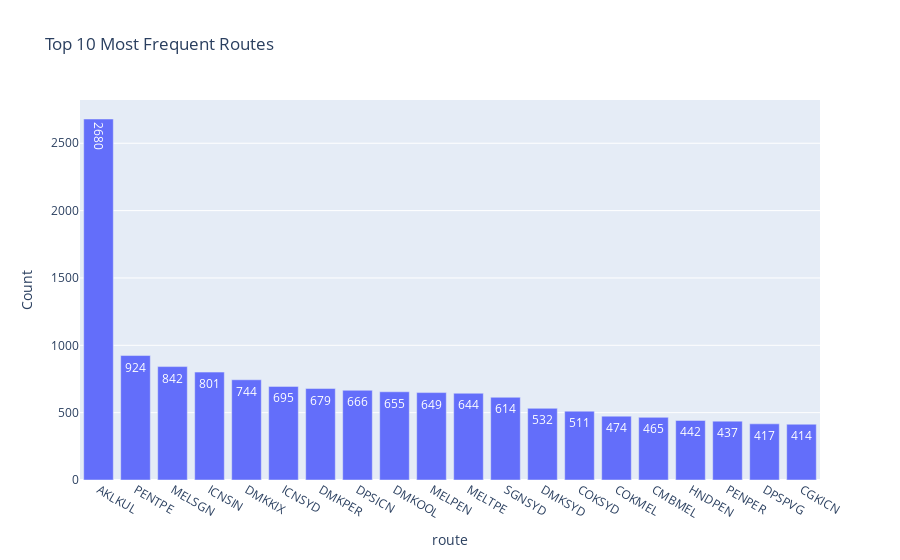
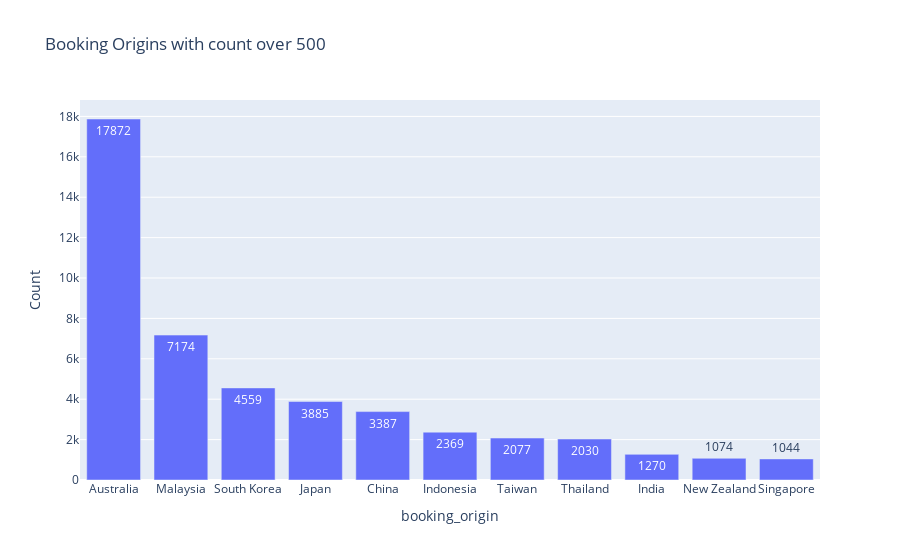

The code cell stored with these charts, in order, in its notebook:
### Code cell
# Plot top 10 routes
top_routes = df['route'].value_counts().nlargest(20).reset_index()
top_routes.columns = ['route', 'Count']
fig = px.bar(top_routes, x='route', y='Count', text='Count', title='Top 10 Most Frequent Routes')
fig.show()

# Plot top 10 booking origins
top_origins = df['booking_origin'].value_counts().reset_index()
top_origins.columns = ['booking_origin', 'Count']

top_origins = top_origins[top_origins['Count']>500]
fig = px.bar(top_origins, x='booking_origin', y='Count', text='Count', title='Booking Origins with count over 500')
fig.show()

### Figure 1 — Plotly figure (JSON) as saved in the notebook; plotly's stock layout.template omitted (floating-point values rounded to 4 significant figures)
{"data": [{"alignmentgroup": "True", "hovertemplate": "route=%{x}<br>Count=%{text}<extra></extra>", "legendgroup": "", "marker": {"color": "#636efa", "pattern": {"shape": ""}}, "name": "", "offsetgroup": "", "orientation": "v", "showlegend": false, "text": [2680, 924, 842, 801, 744, 695, 679, 666, 655, 649, 644, 614, 532, 511, 474, 465, 442, 437, 417, 414], "textposition": "auto", "type": "bar", "x": ["AKLKUL", "PENTPE", "MELSGN", "ICNSIN", "DMKKIX", "ICNSYD", "DMKPER", "DPSICN", "DMKOOL", "MELPEN", "MELTPE", "SGNSYD", "DMKSYD", "COKSYD", "COKMEL", "CMBMEL", "HNDPEN", "PENPER", "DPSPVG", "CGKICN"], "xaxis": "x", "y": [2680, 924, 842, 801, 744, 695, 679, 666, 655, 649, 644, 614, 532, 511, 474, 465, 442, 437, 417, 414], "yaxis": "y"}], "layout": {"barmode": "relative", "legend": {"tracegroupgap": 0}, "title": {"text": "Top 10 Most Frequent Routes"}, "xaxis": {"anchor": "y", "domain": [0, 1], "title": {"text": "route"}}, "yaxis": {"anchor": "x", "domain": [0, 1], "title": {"text": "Count"}}}}

### Figure 2 — Plotly figure (JSON) as saved in the notebook; plotly's stock layout.template omitted (floating-point values rounded to 4 significant figures)
{"data": [{"alignmentgroup": "True", "hovertemplate": "booking_origin=%{x}<br>Count=%{text}<extra></extra>", "legendgroup": "", "marker": {"color": "#636efa", "pattern": {"shape": ""}}, "name": "", "offsetgroup": "", "orientation": "v", "showlegend": false, "text": [17872, 7174, 4559, 3885, 3387, 2369, 2077, 2030, 1270, 1074, 1044], "textposition": "auto", "type": "bar", "x": ["Australia", "Malaysia", "South Korea", "Japan", "China", "Indonesia", "Taiwan", "Thailand", "India", "New Zealand", "Singapore"], "xaxis": "x", "y": [17872, 7174, 4559, 3885, 3387, 2369, 2077, 2030, 1270, 1074, 1044], "yaxis": "y"}], "layout": {"barmode": "relative", "legend": {"tracegroupgap": 0}, "title": {"text": "Booking Origins with count over 500"}, "xaxis": {"anchor": "y", "domain": [0, 1], "title": {"text": "booking_origin"}}, "yaxis": {"anchor": "x", "domain": [0, 1], "title": {"text": "Count"}}}}
